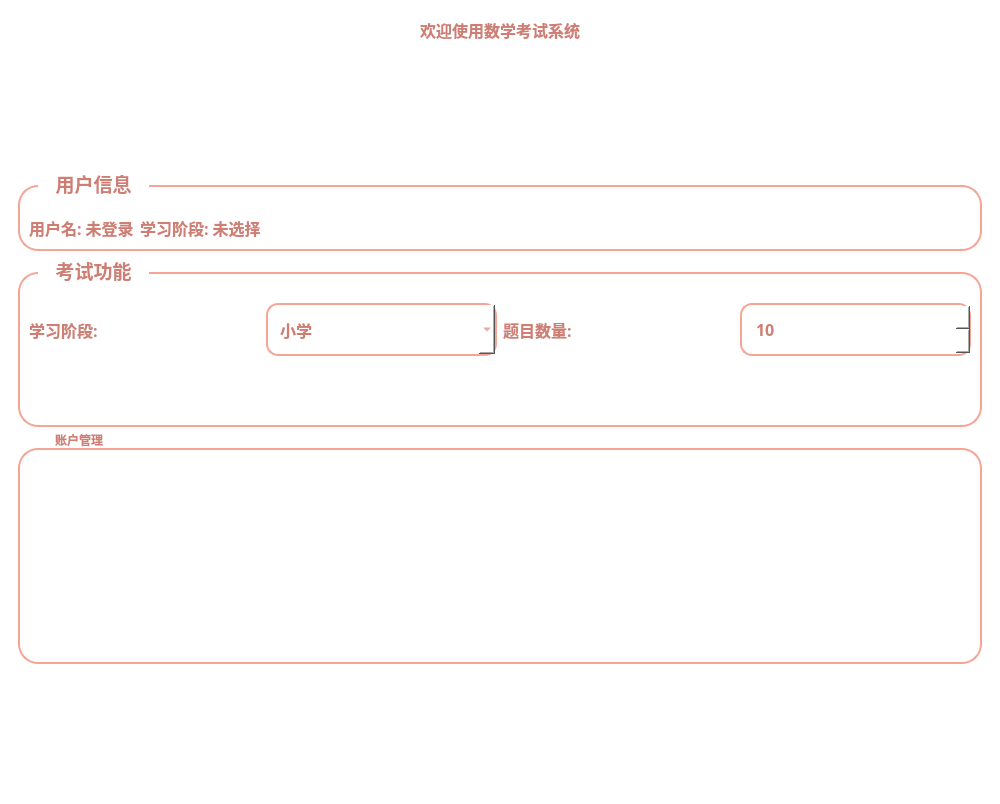
<?xml version="1.0" encoding="UTF-8"?>
<ui version="4.0">
 <class>MainWindow</class>
 <widget class="QMainWindow" name="MainWindow">
  <property name="geometry">
   <rect>
    <x>0</x>
    <y>0</y>
    <width>1000</width>
    <height>700</height>
   </rect>
  </property>
  <property name="windowTitle">
   <string>数学考试系统</string>
  </property>
  <property name="styleSheet">
   <string notr="true">QMainWindow {
      background: white;
      font-family: &quot;Microsoft YaHei&quot;, &quot;Segoe UI&quot;, sans-serif;
  }

  QWidget {
      background: transparent;
  }

  QGroupBox {
      background: white;
      border: 2px solid #f5a596;
      border-radius: 20px;
      margin-top: 15px;
      padding-top: 20px;
      font-weight: bold;
      color: #ce7e73;
  }

  QGroupBox::title {
      subcontrol-origin: margin;
      left: 20px;
      padding: 0 15px 0 15px;
      color: #ce7e73;
      font-size: 18px;
      font-weight: bold;
  }

  QLabel {
      background: transparent;
      color: #ce7e73;
      font-size: 16px;
      font-weight: bold;
  }

  QLabel#titleLabel {
      font-size: 36px;
      font-weight: bold;
      color: #ce7e73;
      background: transparent;
  }

  QLineEdit, QComboBox, QSpinBox {
      background: white;
      border: 2px solid #f5a596;
      border-radius: 12px;
      padding: 12px;
      font-size: 16px;
      selection-background-color: #fad5ce;
      color: #ce7e73;
  }

  QLineEdit:focus, QComboBox:focus, QSpinBox:focus {
      border-color: #ce7e73;
      background: white;
      border-width: 3px;
  }

  QTextEdit {
      background: white;
      border: 2px solid #f5a596;
      border-radius: 12px;
      padding: 12px;
      font-size: 16px;
      color: #ce7e73;
  }

  QTextEdit:focus {
      border-color: #ce7e73;
      border-width: 3px;
  }

  QPushButton {
      background: qlineargradient(x1:0, y1:0, x2:0, y2:1,
                                  stop:0 #f5a596, stop:1 #ce7e73);
      border: none;
      border-radius: 12px;
      color: white;
      padding: 15px 30px;
      font-size: 16px;
      font-weight: bold;
      min-width: 140px;
  }

  QPushButton:hover {
      background: qlineargradient(x1:0, y1:0, x2:0, y2:1,
                                  stop:0 #f5a596, stop:1 #d88c7d);
  }

  QPushButton:pressed {
      background: qlineargradient(x1:0, y1:0, x2:0, y2:1,
                                  stop:0 #ce7e73, stop:1 #b86a5a);
  }

  QPushButton:disabled {
      background: #fad5ce;
      color: #ce7e73;
  }

  QRadioButton {
      background: transparent;
      color: #ce7e73;
      font-size: 16px;
      font-weight: bold;
      spacing: 10px;
  }

  QRadioButton::indicator {
      width: 20px;
      height: 20px;
      border-radius: 10px;
      border: 2px solid #f5a596;
      background: white;
  }

  QRadioButton::indicator:checked {
      background: #ce7e73;
      border: 2px solid #ce7e73;
  }

  QRadioButton::indicator:checked:hover {
      background: #d88c7d;
      border: 2px solid #d88c7d;
  }

  QProgressBar {
      border: 2px solid #f5a596;
      border-radius: 12px;
      background: white;
      text-align: center;
      color: #ce7e73;
      font-weight: bold;
      font-size: 14px;
  }

  QProgressBar::chunk {
      background: qlineargradient(x1:0, y1:0, x2:1, y2:0,
                                  stop:0 #fad5ce, stop:0.5 #f5a596, stop:1 #ce7e73);
      border-radius: 10px;
  }

  QStackedWidget {
      background: white;
  }</string>
  </property>
  <widget class="QWidget" name="centralwidget">
   <layout class="QVBoxLayout" name="verticalLayout">
    <item>
     <widget class="QStackedWidget" name="stackedWidget">
      <property name="currentIndex">
       <number>2</number>
      </property>
      <widget class="QWidget" name="loginPage">
       <layout class="QVBoxLayout" name="verticalLayout_2">
        <item>
         <widget class="QLabel" name="titleLabel">
          <property name="maximumSize">
           <size>
            <width>16777215</width>
            <height>40</height>
           </size>
          </property>
          <property name="font">
           <font>
            <family>Agency FB</family>
            <pointsize>-1</pointsize>
            <weight>75</weight>
            <bold>true</bold>
           </font>
          </property>
          <property name="text">
           <string>数学考试系统</string>
          </property>
          <property name="alignment">
           <set>Qt::AlignCenter</set>
          </property>
         </widget>
        </item>
        <item>
         <widget class="QGroupBox" name="loginGroupBox">
          <property name="maximumSize">
           <size>
            <width>16777215</width>
            <height>400</height>
           </size>
          </property>
          <property name="font">
           <font>
            <pointsize>14</pointsize>
            <weight>75</weight>
            <bold>true</bold>
           </font>
          </property>
          <property name="title">
           <string>用户登录</string>
          </property>
          <layout class="QVBoxLayout" name="verticalLayout_3">
           <item>
            <widget class="QLabel" name="usernameLabel">
             <property name="maximumSize">
              <size>
               <width>16777215</width>
               <height>20</height>
              </size>
             </property>
             <property name="font">
              <font>
               <family>Agency FB</family>
               <pointsize>-1</pointsize>
               <weight>75</weight>
               <bold>true</bold>
              </font>
             </property>
             <property name="text">
              <string>用户名:</string>
             </property>
            </widget>
           </item>
           <item>
            <widget class="QLineEdit" name="usernameEdit">
             <property name="placeholderText">
              <string>请输入用户名</string>
             </property>
            </widget>
           </item>
           <item>
            <widget class="QLabel" name="passwordLabel">
             <property name="maximumSize">
              <size>
               <width>16777215</width>
               <height>20</height>
              </size>
             </property>
             <property name="text">
              <string>密码:</string>
             </property>
            </widget>
           </item>
           <item>
            <widget class="QLineEdit" name="passwordEdit">
             <property name="echoMode">
              <enum>QLineEdit::Password</enum>
             </property>
             <property name="placeholderText">
              <string>请输入密码</string>
             </property>
            </widget>
           </item>
           <item>
            <widget class="QLabel" name="loginStatusLabel">
             <property name="maximumSize">
              <size>
               <width>16777215</width>
               <height>20</height>
              </size>
             </property>
             <property name="text">
              <string>请登录以开始使用</string>
             </property>
             <property name="alignment">
              <set>Qt::AlignCenter</set>
             </property>
            </widget>
           </item>
           <item>
            <widget class="QPushButton" name="loginButton">
             <property name="text">
              <string>登录</string>
             </property>
            </widget>
           </item>
           <item>
            <widget class="QPushButton" name="registerButton">
             <property name="styleSheet">
              <string notr="true">QPushButton {
    background: transparent;
    color: #ce7e73;
    border: 1px solid #ce7e73;
    padding: 8px 16px;
}

QPushButton:hover {
    background: rgba(52, 152, 219, 0.1);
    color: #f5a596;
    border-color: #f5a596;
}</string>
             </property>
             <property name="text">
              <string>没有账号？立即注册</string>
             </property>
            </widget>
           </item>
          </layout>
         </widget>
        </item>
       </layout>
      </widget>
      <widget class="QWidget" name="registerPage">
       <layout class="QVBoxLayout" name="verticalLayout_4">
        <item>
         <widget class="QLabel" name="registerTitleLabel">
          <property name="maximumSize">
           <size>
            <width>16777215</width>
            <height>40</height>
           </size>
          </property>
          <property name="font">
           <font>
            <family>Agency FB</family>
            <pointsize>-1</pointsize>
            <weight>75</weight>
            <bold>true</bold>
           </font>
          </property>
          <property name="text">
           <string>用户注册</string>
          </property>
          <property name="alignment">
           <set>Qt::AlignCenter</set>
          </property>
         </widget>
        </item>
        <item>
         <widget class="QGroupBox" name="registerGroupBox">
          <property name="font">
           <font>
            <family>Agency FB</family>
            <pointsize>14</pointsize>
            <weight>75</weight>
            <bold>true</bold>
           </font>
          </property>
          <property name="title">
           <string>注册信息</string>
          </property>
          <layout class="QVBoxLayout" name="verticalLayout_5">
           <item>
            <widget class="QLabel" name="emailLabel">
             <property name="text">
              <string>邮箱地址:</string>
             </property>
            </widget>
           </item>
           <item>
            <layout class="QHBoxLayout" name="emailLayout">
             <item>
              <widget class="QLineEdit" name="emailEdit">
               <property name="placeholderText">
                <string>请输入有效的邮箱地址</string>
               </property>
              </widget>
             </item>
             <item>
              <widget class="QPushButton" name="sendCodeButton">
               <property name="text">
                <string>发送注册码</string>
               </property>
              </widget>
             </item>
            </layout>
           </item>
           <item>
            <widget class="QLabel" name="codeLabel">
             <property name="text">
              <string>注册码:</string>
             </property>
            </widget>
           </item>
           <item>
            <widget class="QLineEdit" name="codeEdit">
             <property name="placeholderText">
              <string>请输入收到的注册码</string>
             </property>
            </widget>
           </item>
           <item>
            <widget class="QLabel" name="usernameRegLabel">
             <property name="text">
              <string>用户名:</string>
             </property>
            </widget>
           </item>
           <item>
            <widget class="QLineEdit" name="usernameRegEdit">
             <property name="placeholderText">
              <string>请输入用户名</string>
             </property>
            </widget>
           </item>
           <item>
            <widget class="QLabel" name="regPasswordLabel">
             <property name="text">
              <string>密码 (6-10位，含大小写字母和数字):</string>
             </property>
            </widget>
           </item>
           <item>
            <widget class="QLineEdit" name="regPasswordEdit">
             <property name="echoMode">
              <enum>QLineEdit::Password</enum>
             </property>
             <property name="placeholderText">
              <string>设置登录密码</string>
             </property>
            </widget>
           </item>
           <item>
            <widget class="QLabel" name="confirmPasswordLabel">
             <property name="text">
              <string>确认密码:</string>
             </property>
            </widget>
           </item>
           <item>
            <widget class="QLineEdit" name="confirmPasswordEdit">
             <property name="echoMode">
              <enum>QLineEdit::Password</enum>
             </property>
             <property name="placeholderText">
              <string>再次输入密码</string>
             </property>
            </widget>
           </item>
           <item>
            <widget class="QLabel" name="userTypeLabel">
             <property name="text">
              <string>学习阶段:</string>
             </property>
            </widget>
           </item>
           <item>
            <widget class="QComboBox" name="userTypeComboBox">
             <item>
              <property name="text">
               <string>小学</string>
              </property>
             </item>
             <item>
              <property name="text">
               <string>初中</string>
              </property>
             </item>
             <item>
              <property name="text">
               <string>高中</string>
              </property>
             </item>
            </widget>
           </item>
           <item>
            <widget class="QLabel" name="registerStatusLabel">
             <property name="text">
              <string>请填写完整的注册信息</string>
             </property>
             <property name="alignment">
              <set>Qt::AlignCenter</set>
             </property>
            </widget>
           </item>
           <item>
            <widget class="QPushButton" name="completeRegisterButton">
             <property name="styleSheet">
              <string notr="true">QPushButton {
    background: qlineargradient(x1:0, y1:0, x2:0, y2:1,
                                stop:0 #f5a596, stop:1 #ce7e73);
}</string>
             </property>
             <property name="text">
              <string>完成注册</string>
             </property>
            </widget>
           </item>
           <item>
            <widget class="QPushButton" name="backToLoginButton">
             <property name="styleSheet">
              <string notr="true">QPushButton {
    background: transparent;
    color: #e74c3c;
    border: 1px solid #e74c3c;
}

QPushButton:hover {
    background: rgba(231, 76, 60, 0.1);
}</string>
             </property>
             <property name="text">
              <string>返回登录</string>
             </property>
            </widget>
           </item>
          </layout>
         </widget>
        </item>
       </layout>
      </widget>
      <widget class="QWidget" name="mainMenuPage">
       <layout class="QVBoxLayout" name="verticalLayout_6">
        <item>
         <widget class="QLabel" name="welcomeLabel">
          <property name="font">
           <font>
            <family>Agency FB</family>
            <pointsize>-1</pointsize>
            <weight>75</weight>
            <bold>true</bold>
           </font>
          </property>
          <property name="text">
           <string>欢迎使用数学考试系统</string>
          </property>
          <property name="alignment">
           <set>Qt::AlignCenter</set>
          </property>
         </widget>
        </item>
        <item>
         <spacer name="verticalSpacer_5">
          <property name="orientation">
           <enum>Qt::Vertical</enum>
          </property>
          <property name="sizeHint" stdset="0">
           <size>
            <width>20</width>
            <height>30</height>
           </size>
          </property>
         </spacer>
        </item>
        <item>
         <widget class="QGroupBox" name="userInfoGroupBox">
          <property name="font">
           <font>
            <family>Agency FB</family>
            <pointsize>14</pointsize>
            <weight>75</weight>
            <bold>true</bold>
           </font>
          </property>
          <property name="title">
           <string>用户信息</string>
          </property>
          <layout class="QHBoxLayout" name="horizontalLayout">
           <item>
            <widget class="QLabel" name="currentUserLabel">
             <property name="font">
              <font>
               <family>Agency FB</family>
               <pointsize>-1</pointsize>
               <weight>75</weight>
               <bold>true</bold>
              </font>
             </property>
             <property name="text">
              <string>用户名: 未登录</string>
             </property>
            </widget>
           </item>
           <item>
            <widget class="QLabel" name="currentUserTypeLabel">
             <property name="font">
              <font>
               <family>Agency FB</family>
               <pointsize>-1</pointsize>
               <weight>75</weight>
               <bold>true</bold>
              </font>
             </property>
             <property name="text">
              <string>学习阶段: 未选择</string>
             </property>
            </widget>
           </item>
           <item>
            <spacer name="horizontalSpacer">
             <property name="orientation">
              <enum>Qt::Horizontal</enum>
             </property>
             <property name="sizeHint" stdset="0">
              <size>
               <width>30</width>
               <height>20</height>
              </size>
             </property>
            </spacer>
           </item>
          </layout>
         </widget>
        </item>
        <item>
         <widget class="QGroupBox" name="examGroupBox">
          <property name="font">
           <font>
            <family>Agency FB</family>
            <pointsize>14</pointsize>
            <weight>75</weight>
            <bold>true</bold>
           </font>
          </property>
          <property name="title">
           <string>考试功能</string>
          </property>
          <layout class="QVBoxLayout" name="verticalLayout_7">
           <item>
            <layout class="QHBoxLayout" name="examSettingsLayout">
             <item>
              <widget class="QLabel" name="examTypeLabel">
               <property name="font">
                <font>
                 <family>Agency FB</family>
                 <pointsize>-1</pointsize>
                 <weight>75</weight>
                 <bold>true</bold>
                </font>
               </property>
               <property name="text">
                <string>学习阶段:</string>
               </property>
              </widget>
             </item>
             <item>
              <widget class="QComboBox" name="examTypeComboBox">
               <item>
                <property name="text">
                 <string>小学</string>
                </property>
               </item>
               <item>
                <property name="text">
                 <string>初中</string>
                </property>
               </item>
               <item>
                <property name="text">
                 <string>高中</string>
                </property>
               </item>
              </widget>
             </item>
             <item>
              <widget class="QLabel" name="questionCountLabel">
               <property name="font">
                <font>
                 <family>Agency FB</family>
                 <pointsize>-1</pointsize>
                 <weight>75</weight>
                 <bold>true</bold>
                </font>
               </property>
               <property name="text">
                <string>题目数量:</string>
               </property>
              </widget>
             </item>
             <item>
              <widget class="QSpinBox" name="questionCountSpinBox">
               <property name="font">
                <font>
                 <family>Agency FB</family>
                 <pointsize>-1</pointsize>
                </font>
               </property>
               <property name="minimum">
                <number>-1000000</number>
               </property>
               <property name="maximum">
                <number>1000000</number>
               </property>
               <property name="value">
                <number>10</number>
               </property>
              </widget>
             </item>
            </layout>
           </item>
           <item>
            <widget class="QPushButton" name="generateExamButton">
             <property name="styleSheet">
              <string notr="true">QPushButton {
    background: qlineargradient(x1:0, y1:0, x2:0, y2:1,
                                stop:0 #fad5ce, stop:1 #f5a596);
    font-size: 16px;
    padding: 15px 30px;
}

QPushButton:hover {
    background: qlineargradient(x1:0, y1:0, x2:0, y2:1,
                                stop:0 #ce7e73, stop:1 #f5a596);
}</string>
             </property>
             <property name="text">
              <string>开始考试</string>
             </property>
            </widget>
           </item>
          </layout>
         </widget>
        </item>
        <item>
         <widget class="QGroupBox" name="accountGroupBox">
          <property name="title">
           <string>账户管理</string>
          </property>
          <layout class="QVBoxLayout" name="verticalLayout_8">
           <item>
            <widget class="QPushButton" name="changePasswordButton">
             <property name="text">
              <string>修改密码</string>
             </property>
            </widget>
           </item>
           <item>
            <widget class="QPushButton" name="switchUserTypeButton">
             <property name="text">
              <string>切换学习阶段</string>
             </property>
            </widget>
           </item>
           <item>
            <widget class="QPushButton" name="logoutButton">
             <property name="styleSheet">
              <string notr="true">QPushButton {
    background: qlineargradient(x1:0, y1:0, x2:0, y2:1,
                                stop:0 #e74c3c, stop:1 #c0392b);
}</string>
             </property>
             <property name="text">
              <string>退出登录</string>
             </property>
            </widget>
           </item>
          </layout>
         </widget>
        </item>
        <item>
         <spacer name="verticalSpacer_6">
          <property name="orientation">
           <enum>Qt::Vertical</enum>
          </property>
          <property name="sizeHint" stdset="0">
           <size>
            <width>20</width>
            <height>30</height>
           </size>
          </property>
         </spacer>
        </item>
       </layout>
      </widget>
      <widget class="QWidget" name="examPage">
       <layout class="QVBoxLayout" name="verticalLayout_9">
        <item>
         <widget class="QLabel" name="examTitleLabel">
          <property name="text">
           <string>在线考试</string>
          </property>
          <property name="alignment">
           <set>Qt::AlignCenter</set>
          </property>
         </widget>
        </item>
        <item>
         <widget class="QLabel" name="progressLabel">
          <property name="text">
           <string>第 1 题 / 共 10 题</string>
          </property>
          <property name="alignment">
           <set>Qt::AlignCenter</set>
          </property>
         </widget>
        </item>
        <item>
         <widget class="QProgressBar" name="progressBar">
          <property name="value">
           <number>24</number>
          </property>
         </widget>
        </item>
        <item>
         <widget class="QGroupBox" name="questionGroupBox">
          <property name="title">
           <string>题目</string>
          </property>
          <layout class="QVBoxLayout" name="verticalLayout_10">
           <item>
            <widget class="QTextEdit" name="questionTextEdit">
             <property name="readOnly">
              <bool>true</bool>
             </property>
             <property name="html">
              <string>&lt;!DOCTYPE HTML PUBLIC &quot;-//W3C//DTD HTML 4.0//EN&quot; &quot;http://www.w3.org/TR/REC-html40/strict.dtd&quot;&gt;
&lt;html&gt;&lt;head&gt;&lt;meta name=&quot;qrichtext&quot; content=&quot;1&quot; /&gt;&lt;style type=&quot;text/css&quot;&gt;
p, li { white-space: pre-wrap; }
&lt;/style&gt;&lt;/head&gt;&lt;body style=&quot; font-family:'SimSun'; font-size:16px; font-weight:400; font-style:normal;&quot;&gt;
&lt;p style=&quot; margin-top:0px; margin-bottom:0px; margin-left:0px; margin-right:0px; -qt-block-indent:0; text-indent:0px;&quot;&gt;&lt;span style=&quot; font-family:'Microsoft YaHei'; font-size:14pt;&quot;&gt;请等待题目加载...&lt;/span&gt;&lt;/p&gt;&lt;/body&gt;&lt;/html&gt;</string>
             </property>
            </widget>
           </item>
          </layout>
         </widget>
        </item>
        <item>
         <widget class="QGroupBox" name="optionsGroupBox">
          <property name="title">
           <string>请选择答案</string>
          </property>
          <layout class="QGridLayout" name="gridLayout">
           <item row="0" column="0">
            <widget class="QRadioButton" name="optionARadio">
             <property name="text">
              <string>A</string>
             </property>
            </widget>
           </item>
           <item row="0" column="1">
            <widget class="QLabel" name="optionALabel">
             <property name="text">
              <string>选项A内容</string>
             </property>
            </widget>
           </item>
           <item row="1" column="0">
            <widget class="QRadioButton" name="optionBRadio">
             <property name="text">
              <string>B</string>
             </property>
            </widget>
           </item>
           <item row="1" column="1">
            <widget class="QLabel" name="optionBLabel">
             <property name="text">
              <string>选项B内容</string>
             </property>
            </widget>
           </item>
           <item row="2" column="0">
            <widget class="QRadioButton" name="optionCRadio">
             <property name="text">
              <string>C</string>
             </property>
            </widget>
           </item>
           <item row="2" column="1">
            <widget class="QLabel" name="optionCLabel">
             <property name="text">
              <string>选项C内容</string>
             </property>
            </widget>
           </item>
           <item row="3" column="0">
            <widget class="QRadioButton" name="optionDRadio">
             <property name="text">
              <string>D</string>
             </property>
            </widget>
           </item>
           <item row="3" column="1">
            <widget class="QLabel" name="optionDLabel">
             <property name="text">
              <string>选项D内容</string>
             </property>
            </widget>
           </item>
          </layout>
         </widget>
        </item>
        <item>
         <layout class="QHBoxLayout" name="examButtonsLayout">
          <item>
           <widget class="QPushButton" name="prevQuestionButton">
            <property name="text">
             <string>上一题</string>
            </property>
           </widget>
          </item>
          <item>
           <widget class="QPushButton" name="submitAnswerButton">
            <property name="styleSheet">
             <string notr="true">QPushButton {
    background: qlineargradient(x1:0, y1:0, x2:0, y2:1,
                                stop:0 #f5a596, stop:1 #ce7e73);
}</string>
            </property>
            <property name="text">
             <string>提交答案</string>
            </property>
           </widget>
          </item>
          <item>
           <widget class="QPushButton" name="nextQuestionButton">
            <property name="text">
             <string>下一题</string>
            </property>
           </widget>
          </item>
          <item>
           <widget class="QPushButton" name="submitExamButton">
            <property name="styleSheet">
             <string notr="true">QPushButton {
    background: qlineargradient(x1:0, y1:0, x2:0, y2:1,
                                stop:0 #f5a596, stop:1 #ce7e73);
    font-size: 16px;
    padding: 12px 30px;
}

QPushButton:hover {
    background: qlineargradient(x1:0, y1:0, x2:0, y2:1,
                                stop:0 #ce7e73, stop:1 #feb4d5);
}</string>
            </property>
            <property name="text">
             <string>提交试卷</string>
            </property>
           </widget>
          </item>
         </layout>
        </item>
        <item>
         <spacer name="verticalSpacer_7">
          <property name="orientation">
           <enum>Qt::Vertical</enum>
          </property>
          <property name="sizeHint" stdset="0">
           <size>
            <width>20</width>
            <height>20</height>
           </size>
          </property>
         </spacer>
        </item>
       </layout>
      </widget>
      <widget class="QWidget" name="changePasswordPage">
       <layout class="QVBoxLayout" name="verticalLayout_11">
        <item>
         <widget class="QLabel" name="changePasswordTitleLabel">
          <property name="text">
           <string>修改密码</string>
          </property>
          <property name="alignment">
           <set>Qt::AlignCenter</set>
          </property>
         </widget>
        </item>
        <item>
         <spacer name="verticalSpacer_8">
          <property name="orientation">
           <enum>Qt::Vertical</enum>
          </property>
          <property name="sizeHint" stdset="0">
           <size>
            <width>20</width>
            <height>40</height>
           </size>
          </property>
         </spacer>
        </item>
        <item>
         <widget class="QGroupBox" name="passwordGroupBox">
          <property name="title">
           <string>密码修改</string>
          </property>
          <layout class="QVBoxLayout" name="verticalLayout_12">
           <item>
            <widget class="QLabel" name="oldPasswordLabel">
             <property name="text">
              <string>原密码:</string>
             </property>
            </widget>
           </item>
           <item>
            <widget class="QLineEdit" name="oldPasswordEdit">
             <property name="echoMode">
              <enum>QLineEdit::Password</enum>
             </property>
             <property name="placeholderText">
              <string>请输入原密码</string>
             </property>
            </widget>
           </item>
           <item>
            <widget class="QLabel" name="newPasswordLabel">
             <property name="text">
              <string>新密码 (6-10位，含大小写字母和数字):</string>
             </property>
            </widget>
           </item>
           <item>
            <widget class="QLineEdit" name="newPasswordEdit">
             <property name="echoMode">
              <enum>QLineEdit::Password</enum>
             </property>
             <property name="placeholderText">
              <string>请输入新密码</string>
             </property>
            </widget>
           </item>
           <item>
            <widget class="QLabel" name="confirmNewPasswordLabel">
             <property name="text">
              <string>确认新密码:</string>
             </property>
            </widget>
           </item>
           <item>
            <widget class="QLineEdit" name="confirmNewPasswordEdit">
             <property name="echoMode">
              <enum>QLineEdit::Password</enum>
             </property>
             <property name="placeholderText">
              <string>请再次输入新密码</string>
             </property>
            </widget>
           </item>
           <item>
            <widget class="QLabel" name="passwordStatusLabel">
             <property name="text">
              <string>请填写密码信息</string>
             </property>
             <property name="alignment">
              <set>Qt::AlignCenter</set>
             </property>
            </widget>
           </item>
           <item>
            <widget class="QPushButton" name="confirmChangePasswordButton">
             <property name="styleSheet">
              <string notr="true">QPushButton {
    background: qlineargradient(x1:0, y1:0, x2:0, y2:1,
                                stop:0 #f5a596, stop:1 #ce7e73);
}</string>
             </property>
             <property name="text">
              <string>确认修改</string>
             </property>
            </widget>
           </item>
           <item>
            <widget class="QPushButton" name="backToMainFromPasswordButton">
             <property name="styleSheet">
              <string notr="true">QPushButton {
    background: transparent;
    color: #e74c3c;
    border: 1px solid #e74c3c;
}

QPushButton:hover {
    background: rgba(231, 76, 60, 0.1);
}</string>
             </property>
             <property name="text">
              <string>返回主菜单</string>
             </property>
            </widget>
           </item>
          </layout>
         </widget>
        </item>
        <item>
         <spacer name="verticalSpacer_9">
          <property name="orientation">
           <enum>Qt::Vertical</enum>
          </property>
          <property name="sizeHint" stdset="0">
           <size>
            <width>20</width>
            <height>40</height>
           </size>
          </property>
         </spacer>
        </item>
       </layout>
      </widget>
      <widget class="QWidget" name="resultPage">
       <layout class="QVBoxLayout" name="verticalLayout_13">
        <item>
         <widget class="QLabel" name="resultTitleLabel">
          <property name="text">
           <string>考试结果</string>
          </property>
          <property name="alignment">
           <set>Qt::AlignCenter</set>
          </property>
         </widget>
        </item>
        <item>
         <spacer name="verticalSpacer_10">
          <property name="orientation">
           <enum>Qt::Vertical</enum>
          </property>
          <property name="sizeHint" stdset="0">
           <size>
            <width>20</width>
            <height>40</height>
           </size>
          </property>
         </spacer>
        </item>
        <item>
         <widget class="QGroupBox" name="resultGroupBox">
          <property name="font">
           <font>
            <family>Agency FB</family>
            <pointsize>14</pointsize>
            <weight>75</weight>
            <bold>true</bold>
           </font>
          </property>
          <property name="title">
           <string>成绩统计</string>
          </property>
          <layout class="QGridLayout" name="gridLayout_2">
           <item row="0" column="0">
            <widget class="QLabel" name="totalQuestionsLabel">
             <property name="text">
              <string>总题数:</string>
             </property>
            </widget>
           </item>
           <item row="0" column="1">
            <widget class="QLabel" name="totalQuestionsValue">
             <property name="text">
              <string>0</string>
             </property>
            </widget>
           </item>
           <item row="1" column="0">
            <widget class="QLabel" name="correctAnswersLabel">
             <property name="text">
              <string>正确题数:</string>
             </property>
            </widget>
           </item>
           <item row="1" column="1">
            <widget class="QLabel" name="correctAnswersValue">
             <property name="text">
              <string>0</string>
             </property>
            </widget>
           </item>
           <item row="2" column="0">
            <widget class="QLabel" name="scoreLabel">
             <property name="text">
              <string>得分:</string>
             </property>
            </widget>
           </item>
           <item row="2" column="1">
            <widget class="QLabel" name="scoreValue">
             <property name="text">
              <string>0</string>
             </property>
            </widget>
           </item>
           <item row="3" column="0">
            <widget class="QLabel" name="resultUserTypeLabel">
             <property name="text">
              <string>学习阶段:</string>
             </property>
            </widget>
           </item>
           <item row="3" column="1">
            <widget class="QLabel" name="resultUserTypeValue">
             <property name="text">
              <string>小学</string>
             </property>
            </widget>
           </item>
          </layout>
         </widget>
        </item>
        <item>
         <widget class="QLabel" name="congratsLabel">
          <property name="text">
           <string>恭喜完成考试！</string>
          </property>
          <property name="alignment">
           <set>Qt::AlignCenter</set>
          </property>
         </widget>
        </item>
        <item>
         <layout class="QHBoxLayout" name="resultButtonsLayout">
          <item>
           <widget class="QPushButton" name="viewDetailsButton">
            <property name="text">
             <string>查看详情</string>
            </property>
           </widget>
          </item>
          <item>
           <widget class="QPushButton" name="newExamButton">
            <property name="styleSheet">
             <string notr="true">QPushButton {
    background: qlineargradient(x1:0, y1:0, x2:0, y2:1,
                                stop:0 #feb4d5, stop:1 #27ae60);
}</string>
            </property>
            <property name="text">
             <string>新的考试</string>
            </property>
           </widget>
          </item>
          <item>
           <widget class="QPushButton" name="backToMenuButton">
            <property name="text">
             <string>返回主菜单</string>
            </property>
           </widget>
          </item>
         </layout>
        </item>
        <item>
         <spacer name="verticalSpacer_11">
          <property name="orientation">
           <enum>Qt::Vertical</enum>
          </property>
          <property name="sizeHint" stdset="0">
           <size>
            <width>20</width>
            <height>40</height>
           </size>
          </property>
         </spacer>
        </item>
       </layout>
      </widget>
     </widget>
    </item>
   </layout>
  </widget>
 </widget>
 <resources/>
 <connections/>
</ui>
